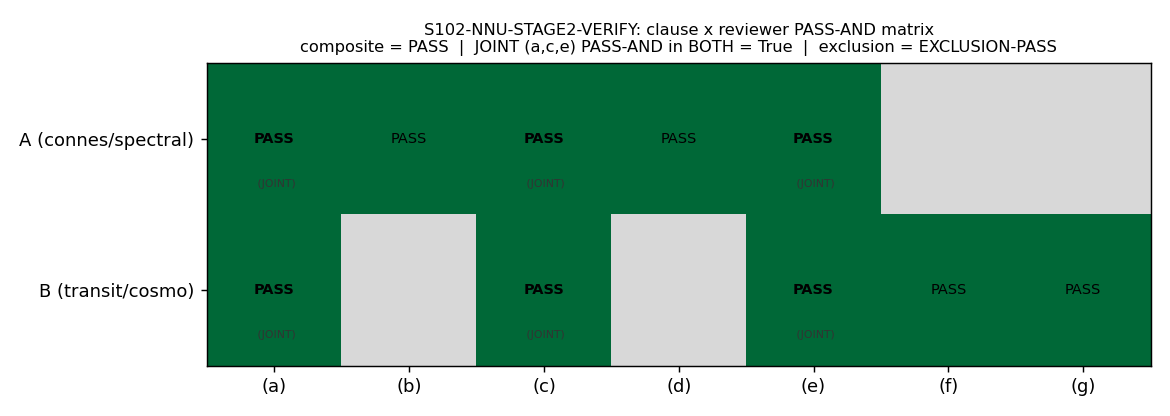

Write the Python code that produced this figure.
#!/usr/bin/env python3
# ---------------------------------------------------------------------------
# S102-NNU-STAGE2-VERIFY — aggregation harness (gate primary executor)
#
# Stage-2 two-agent parallel cross-axis independent-verify per
# joint-theorem-promotion.md §"Stage 2".  Ingests BOTH reviewer clause-verdict
# JSONs and applies the PASS-AND gate operator:
#
#   PASS iff (reviewer_A PASSes {b, d})
#        AND (reviewer_B PASSes {f, g})
#        AND (clause a PASSes in BOTH)
#        AND (clause c PASSes in BOTH)
#        AND (clause e PASSes in BOTH)            [logical AND across all, NOT OR]
#
# This script makes NO new sign/direction/threshold claim of its own — it
# adjudicates whether the registered §VII.BS theorem-tag's clauses survive
# independent cross-axis review (the directional content lives in clauses
# (a)/(d), re-verified FROM FIRST PRINCIPLES by the two reviewers in their
# JSONs, NOT transcribed here).
#
# Substrate framing (GEOMETRIC): the theorem verifies a structural claim about
# the FABRIC's normalization structure — D_K eigenvalues -> a_n spectral moments
# -> dimensionless shapes (the protected Ohat) -> measurement, with M_KK the one
# externally-calibrated dimensional scale entering as the multiplicative w in
# O = w * Ohat.  The gate is the cross-axis adjudication that this O = w * Ohat
# factorization (and its rank-1 covariance signature) is structurally robust.
# ---------------------------------------------------------------------------

# Section 1 — canonical constants (MANDATORY)
import sys as _sys
from pathlib import Path as _Path
_sys.path.insert(0, str((_Path(__file__).resolve().parent.parent / "_shared")))
from canonical_constants import *  # noqa: F401,F403

# Section 2 — standard imports
import hashlib
import json
import time

import numpy as np

# Section 3 — paths + identity
SESSION_DIR = _Path(__file__).resolve().parent
COMPUTATIONS_DIR = SESSION_DIR.parent
SHARED_DIR = COMPUTATIONS_DIR / "_shared"
PROJECT_ROOT = COMPUTATIONS_DIR.parent

SESSION = "S102"                                        # (local)
GATE_ID = "S102-NNU-STAGE2-VERIFY"                      # (local)
SCHEME = "STAGE-2-TWO-AGENT-PARALLEL-CROSS-AXIS"        # (local) plan machinery_pin_map.scheme
CONVENTION = "JOINT-CLAUSES-PASS-AND"                   # (local) plan machinery_pin_map.convention
L_MAX = "N/A"                                           # (local) L-independent Level-1 identity verify

# Inputs (plan §W1-4 input_files / audit_discriminators)
CANONICAL = SHARED_DIR / "canonical_constants.py"                            # (local)
REGISTRY = PROJECT_ROOT / "sessions" / "permanent-results-registry.md"      # (local)
S44_NPZ = PROJECT_ROOT / "computations" / "session-44" / "s44_n3_bdg.npz"   # (local) clause-(b) anchor (A-only leg)
COV_NPZ = SESSION_DIR / "s102_nnu_falsifier_ii_rank1_covariance.npz"        # (local) clause-(a) anchor (B-only leg)
REVIEWER_A_JSON = SESSION_DIR / "s102_nnu_stage2_axisA_verdicts.json"        # (local)
REVIEWER_B_JSON = SESSION_DIR / "s102_nnu_stage2_axisB_verdicts.json"        # (local)

# Pinned canonical SHA (plan §W1-4 input_files.canonical_constants.sha256)
CANONICAL_SHA_PIN = "9f2fe9983ecbbb76a2ba1b3e951cf9275deda8d7f2241576ef23b7f728ba1047"  # (local)

# §VII.BS block extraction anchor (the registered Stage-1 entry being verified)
BS_HEADER_ANCHOR = "### §VII.BS — Normalization Non-Universality"           # (local)

# Gate operator pin (plan operator.form) — clause routing
AXIS_A_SINGLE = ("b", "d")          # (local) connes single-axis clauses
AXIS_B_SINGLE = ("f", "g")          # (local) transit single-axis clauses
JOINT_CLAUSES = ("a", "c", "e")     # (local) PASS-AND across BOTH verdicts

# Exclusion-audit result (run pre-dispatch by orchestrator)
EXCLUSION_AUDIT_RESULT = "EXCLUSION-PASS"                          # (local)
REVIEWERS = ("connes-ncg-theorist", "transit-dynamics-theorist")  # (local) A, B
FALLBACK_FIRED = {"axis_A": False, "axis_B": False}               # (local) none fired

# Output destinations
OUT_NPZ = SESSION_DIR / "s102_nnu_stage2_verify.npz"
OUT_PNG = SESSION_DIR / "s102_nnu_stage2_verify.png"


# ---------------------------------------------------------------------------
# Section 4 — SHA-256 input-pin block + dual-SHA (plan audit_discriminators)
#   audit_sha256_inputs: [script, registry_stage1_entry_sha, reviewer_A_verdict_sha,
#                         reviewer_B_verdict_sha, pinmap]
#   content_sha256_inputs: [script]
# ---------------------------------------------------------------------------
def sha256_of_bytes(b: bytes) -> str:
    return hashlib.sha256(b).hexdigest()


def sha256_of(path: _Path) -> str:
    try:
        return sha256_of_bytes(path.read_bytes())
    except OSError:
        return ""


def extract_bs_block(registry_text: str) -> str:
    """Byte-extract the §VII.BS registry block: header -> next top-level '### ' header."""
    i = registry_text.find(BS_HEADER_ANCHOR)  # (local)
    if i < 0:
        raise RuntimeError("§VII.BS header anchor not found in registry")
    j = registry_text.find("\n### ", i + len(BS_HEADER_ANCHOR))  # (local)
    if j < 0:
        j = len(registry_text)
    return registry_text[i:j]


def closure_hash(pins: dict) -> str:
    """SHA-256 over the ordered (sorted) input-pin map (legacy closure form)."""
    h = hashlib.sha256()  # (local)
    for k, v in sorted(pins.items()):
        h.update(f"{k}={v}\n".encode("utf-8"))
    return h.hexdigest()


def compute_dual_sha(script_path: _Path, bs_block_sha: str,
                     rev_a_sha: str, rev_b_sha: str, pins: dict) -> tuple:
    """audit_sha256 = sha256(script || bs_block_sha || rev_a_sha || rev_b_sha || pinmap_json);
       content_sha256 = sha256(script).  Matches plan audit_discriminators exactly."""
    script_bytes = script_path.read_bytes() if script_path.exists() else b""   # (local)
    pinmap_json = json.dumps(dict(sorted(pins.items())),
                             separators=(",", ":"), sort_keys=True).encode("utf-8")  # (local)
    h_audit = hashlib.sha256()  # (local)
    h_audit.update(script_bytes)
    h_audit.update(bs_block_sha.encode("utf-8"))
    h_audit.update(rev_a_sha.encode("utf-8"))
    h_audit.update(rev_b_sha.encode("utf-8"))
    h_audit.update(pinmap_json)
    h_content = hashlib.sha256(script_bytes)  # (local)
    return h_audit.hexdigest(), h_content.hexdigest()


# ---------------------------------------------------------------------------
# Section 5 — ingest the two reviewer JSONs (on-disk truth)
# ---------------------------------------------------------------------------
def load_reviewer(path: _Path, expect_axis: str, expect_clauses: set) -> dict:
    d = json.loads(path.read_text(encoding="utf-8"))  # (local)
    assert d["axis"] == expect_axis, f"{path.name}: axis {d['axis']} != {expect_axis}"
    have = set(d["clauses"].keys())  # (local)
    assert have == expect_clauses, f"{path.name}: clause set {sorted(have)} != {sorted(expect_clauses)}"
    return d


# ---------------------------------------------------------------------------
# Section 6 — gate operator (PASS-AND; non-numerical adjudication)
# ---------------------------------------------------------------------------
def evaluate_gate(rev_a: dict, rev_b: dict) -> dict:
    """PASS-AND over the two reviewer clause-verdicts per the plan operator.form.

    PASS iff (A PASSes {b,d}) AND (B PASSes {f,g}) AND each JOINT clause (a,c,e) PASSes in BOTH.
    Any clause FAIL -> composite FAIL; any clause INFO (with no FAIL) -> composite INFO.
    """
    ca = rev_a["clauses"]  # (local)
    cb = rev_b["clauses"]  # (local)

    # Axis-A single-axis clauses (b, d): must be PASS in reviewer A
    axis_a_single = {k: ca[k] for k in AXIS_A_SINGLE}                      # (local)
    # Axis-B single-axis clauses (f, g): must be PASS in reviewer B
    axis_b_single = {k: cb[k] for k in AXIS_B_SINGLE}                      # (local)
    # JOINT clauses (a, c, e): must be PASS in BOTH verdicts (logical AND)
    joint = {k: {"A": ca[k], "B": cb[k]} for k in JOINT_CLAUSES}          # (local)
    joint_pass_and = {k: (ca[k] == "PASS" and cb[k] == "PASS")
                      for k in JOINT_CLAUSES}                              # (local)

    # Collect every clause-verdict that participates in the gate
    all_verdicts = (
        list(axis_a_single.values())
        + list(axis_b_single.values())
        + [ca[k] for k in JOINT_CLAUSES]
        + [cb[k] for k in JOINT_CLAUSES]
    )  # (local)

    any_fail = any(v == "FAIL" for v in all_verdicts)   # (local)
    any_info = any(v == "INFO" for v in all_verdicts)   # (local)
    all_pass = all(v == "PASS" for v in all_verdicts)   # (local)

    if any_fail:
        composite = "FAIL"   # (local) — a clause FAILed in some reviewer -> promotion BLOCKED
    elif any_info:
        composite = "INFO"   # (local) — a clause is INFO (ambiguous) -> Stage-2-INFO-deferred
    else:
        assert all_pass
        composite = "PASS"   # (local) — every clause PASSes in its required reviewer(s)

    return {
        "composite": composite,
        "axis_a_single": axis_a_single,
        "axis_b_single": axis_b_single,
        "joint": joint,
        "joint_pass_and": joint_pass_and,
        "all_pass": all_pass,
        "any_fail": any_fail,
        "any_info": any_info,
    }


# ---------------------------------------------------------------------------
# Section 7 — verdict payload (script PRINTS; AGENT calls emit_verdict)
# ---------------------------------------------------------------------------
def print_verdict_payload(verdict: str, value, audit_sha: str, content_sha: str,
                          companion_note: str = "", extra_rows=None) -> dict:
    payload = {
        "session": int(SESSION.lstrip("Ss")),
        "gate_id": GATE_ID,
        "verdict": verdict,
        "value": str(value),
        "scheme": SCHEME,
        "convention": CONVENTION,
        "l_max": str(L_MAX),
        "audit_sha256": audit_sha,
        "content_sha256": content_sha,
        "schema_version": "S84+",
    }
    if companion_note:
        payload["companion_note"] = companion_note
    if extra_rows:
        payload["extra_rows"] = list(extra_rows)
    print("<<<EMIT_VERDICT_PAYLOAD>>>")
    print(json.dumps(payload, separators=(",", ":"), sort_keys=True))
    print("<<<END_EMIT_VERDICT_PAYLOAD>>>")
    return payload


# ---------------------------------------------------------------------------
# Section 8 — plot (clause x reviewer PASS-AND matrix; OPTIONAL per plan)
# ---------------------------------------------------------------------------
def make_plot(rev_a: dict, rev_b: dict, g: dict) -> None:
    import matplotlib
    matplotlib.use("Agg")
    import matplotlib.pyplot as plt

    clauses = ["a", "b", "c", "d", "e", "f", "g"]                      # (local)
    rows = ["A (connes/spectral)", "B (transit/cosmo)"]               # (local)
    # value grid: 1=PASS, 0=FAIL, 0.5=INFO, nan=not-audited-by-this-reviewer
    code = {"PASS": 1.0, "INFO": 0.5, "FAIL": 0.0}                    # (local)
    grid = np.full((2, len(clauses)), np.nan)                        # (local)
    for ci, c in enumerate(clauses):
        if c in rev_a["clauses"]:
            grid[0, ci] = code[rev_a["clauses"][c]]
        if c in rev_b["clauses"]:
            grid[1, ci] = code[rev_b["clauses"][c]]

    fig, ax = plt.subplots(figsize=(9, 3.2))
    masked = np.ma.masked_invalid(grid)                              # (local)
    cmap = plt.cm.RdYlGn.copy()                                     # (local)
    cmap.set_bad(color="0.85")
    ax.imshow(masked, cmap=cmap, vmin=0, vmax=1, aspect="auto")
    ax.set_xticks(range(len(clauses)))
    ax.set_xticklabels([f"({c})" for c in clauses])
    ax.set_yticks(range(2))
    ax.set_yticklabels(rows)
    for ri in range(2):
        for ci, c in enumerate(clauses):
            if not np.isnan(grid[ri, ci]):
                lbl = {1.0: "PASS", 0.5: "INFO", 0.0: "FAIL"}[grid[ri, ci]]  # (local)
                tag = " (JOINT)" if c in JOINT_CLAUSES else ""             # (local)
                ax.text(ci, ri, lbl, ha="center", va="center", fontsize=8,
                        fontweight="bold" if c in JOINT_CLAUSES else "normal")
                ax.text(ci, ri + 0.30, tag, ha="center", va="center", fontsize=6, color="0.2")
    ax.set_title(
        f"{GATE_ID}: clause x reviewer PASS-AND matrix\n"
        f"composite = {g['composite']}  |  JOINT (a,c,e) PASS-AND in BOTH = "
        f"{all(g['joint_pass_and'].values())}  |  exclusion = {EXCLUSION_AUDIT_RESULT}",
        fontsize=9,
    )
    fig.tight_layout()
    fig.savefig(OUT_PNG, dpi=130)
    plt.close(fig)


# ---------------------------------------------------------------------------
# Section 9 — main
# ---------------------------------------------------------------------------
def main() -> int:
    t0 = time.time()  # (local)
    print(f"=== {GATE_ID} — Stage-2 two-agent parallel cross-axis verify (aggregation) ===")

    # 1. Sanity-pin the canonical constants file (plan input pin)
    canon_sha = sha256_of(CANONICAL)  # (local)
    print(f"  canonical_constants.py: {canon_sha[:16]}... "
          f"(pin match: {canon_sha == CANONICAL_SHA_PIN})")

    # 2. Extract the §VII.BS registry block + its SHA (the registered entry being verified)
    reg_text = REGISTRY.read_text(encoding="utf-8")  # (local)
    bs_block = extract_bs_block(reg_text)            # (local)
    bs_block_sha = sha256_of_bytes(bs_block.encode("utf-8"))  # (local)
    print(f"  §VII.BS block: len={len(bs_block)} sha={bs_block_sha[:16]}... (registered Stage-1 entry)")

    # 3. Reviewer JSON SHAs (the two cross-axis verdict files; substrate-input-orthogonality legs)
    rev_a_sha = sha256_of(REVIEWER_A_JSON)  # (local)
    rev_b_sha = sha256_of(REVIEWER_B_JSON)  # (local)
    print(f"  reviewer_A (axisA) sha: {rev_a_sha[:16]}...")
    print(f"  reviewer_B (axisB) sha: {rev_b_sha[:16]}...")

    # 4. Ingest both reviewer clause-verdicts (on-disk truth; schema-asserted)
    rev_a = load_reviewer(REVIEWER_A_JSON, "A", set(AXIS_A_SINGLE) | set(JOINT_CLAUSES))  # {b,d,a,c,e}
    rev_b = load_reviewer(REVIEWER_B_JSON, "B", set(AXIS_B_SINGLE) | set(JOINT_CLAUSES))  # {f,g,a,c,e}
    print(f"  reviewer_A clauses: {rev_a['clauses']}")
    print(f"  reviewer_B clauses: {rev_b['clauses']}")

    # 5. Substrate-input-orthogonality witness (structural ceiling): S44 npz loaded by A-leg only;
    #    covariance npz the B-leg only. We RECORD the SHAs (not re-derive) for the audit trail.
    s44_sha = sha256_of(S44_NPZ)  # (local)
    cov_sha = sha256_of(COV_NPZ)  # (local)
    print(f"  substrate-input-orthogonality: S44 npz (A-only leg) {s44_sha[:16]}...; "
          f"covariance npz (B-only leg) {cov_sha[:16]}...  -> DISJOINT data, STRUCTURAL CEILING")

    # 6. Apply the gate operator (PASS-AND)
    g = evaluate_gate(rev_a, rev_b)  # (local)
    composite = g["composite"]       # (local)
    print(f"  axis_A single (b,d): {g['axis_a_single']}")
    print(f"  axis_B single (f,g): {g['axis_b_single']}")
    print(f"  JOINT (a,c,e) per-reviewer: {g['joint']}")
    print(f"  JOINT_pass_and vector: {g['joint_pass_and']}")
    print(f"  COMPOSITE: {composite}")

    # 7. Build the audit input-pin map (the legacy-closure pins; dual-SHA folds these per the plan)
    pins = {
        "computations/session-102/s102_nnu_stage2_verify.py": "<script-self>",
        "registry_stage1_entry_§VII.BS_block_sha": bs_block_sha,
        "reviewer_A_verdict_sha": rev_a_sha,
        "reviewer_B_verdict_sha": rev_b_sha,
        "canonical_constants_sha": canon_sha,
        "scheme": SCHEME,
        "convention": CONVENTION,
    }  # (local)
    closure = closure_hash(pins)  # (local)
    print(f"  legacy closure: {closure[:16]}... (informational)")

    # 8. Dual SHA (plan audit_discriminators: script||bs_block_sha||rev_a_sha||rev_b_sha||pinmap)
    script_path = _Path(__file__).resolve()  # (local)
    audit_sha, content_sha = compute_dual_sha(script_path, bs_block_sha, rev_a_sha, rev_b_sha, pins)
    print(f"  audit_sha256:   {audit_sha}")
    print(f"  content_sha256: {content_sha}")

    # 9. Record everything to npz (plan output_artifacts.data fields)
    OUT_NPZ.parent.mkdir(parents=True, exist_ok=True)
    np.savez(
        OUT_NPZ,
        gate_id=GATE_ID,
        composite=composite,
        reviewer_A_clause_verdicts=json.dumps(rev_a["clauses"]),
        reviewer_B_clause_verdicts=json.dumps(rev_b["clauses"]),
        reviewer_A_name=rev_a["reviewer"],
        reviewer_B_name=rev_b["reviewer"],
        axis_A_single_clauses=json.dumps(g["axis_a_single"]),
        axis_B_single_clauses=json.dumps(g["axis_b_single"]),
        JOINT_clauses_per_reviewer=json.dumps(g["joint"]),
        JOINT_pass_and_vector=json.dumps(g["joint_pass_and"]),
        all_joint_pass_and=bool(all(g["joint_pass_and"].values())),
        exclusion_audit_result=EXCLUSION_AUDIT_RESULT,
        reviewers=json.dumps(list(REVIEWERS)),
        fallback_fired_flags=json.dumps(FALLBACK_FIRED),
        any_fail=bool(g["any_fail"]),
        any_info=bool(g["any_info"]),
        all_pass=bool(g["all_pass"]),
        bs_block_sha=bs_block_sha,
        reviewer_A_verdict_sha=rev_a_sha,
        reviewer_B_verdict_sha=rev_b_sha,
        s44_npz_sha=s44_sha,
        covariance_npz_sha=cov_sha,
        substrate_input_orthogonality="STRUCTURAL-CEILING-DISJOINT-DATA",
        audit_sha256=audit_sha,
        content_sha256=content_sha,
        scheme=SCHEME,
        convention=CONVENTION,
        L_max=str(L_MAX),
    )
    print(f"  npz written: {OUT_NPZ.name}")

    # 10. Plot (optional)
    try:
        make_plot(rev_a, rev_b, g)
        print(f"  png written: {OUT_PNG.name}")
    except Exception as e:  # noqa: BLE001
        print(f"  (plot skipped: {e})")

    # 11. Verdict payload — companion + extra rows carry the cross-axis adjudication detail
    joint_summary = ",".join(
        f"{k}:A={g['joint'][k]['A']}/B={g['joint'][k]['B']}" for k in JOINT_CLAUSES
    )  # (local)
    companion = (
        f"PASS-AND over 2 reviewers; A{{b,d}}+B{{f,g}}+JOINT(a,c,e) in BOTH; "
        f"exclusion={EXCLUSION_AUDIT_RESULT}; fallbacks=none; "
        f"substrate-input-orthogonality=STRUCTURAL-CEILING"
    )  # (local)
    extra_rows = [
        f"# STAGE2-CROSS-AXIS: reviewer_A=connes-ncg-theorist(spectral) clauses{rev_a['clauses']} "
        f"reviewer_B=transit-dynamics-theorist(transit/cosmo) clauses{rev_b['clauses']}",
        f"# JOINT-PASS-AND: {joint_summary}  all_joint_pass_and={all(g['joint_pass_and'].values())}",
        f"# substrate-input-orthogonality: S44_npz=A-only-leg covariance_npz=B-only-leg "
        f"-> DISJOINT data (structural ceiling, no overlap caveat)",
        f"# Stage-3 note: this PASS-AND is ONE of three Stage-3-PERMANENT criteria "
        f"(item-2 FAIL + item-3 sustained |Corr|=1 are the other two); the tag flip is the "
        f"orchestrator session-end action, NOT this gate",
    ]  # (local)
    print_verdict_payload(composite, f"composite={composite}", audit_sha, content_sha,
                          companion_note=companion, extra_rows=extra_rows)

    print(f"  elapsed: {time.time() - t0:.2f}s")
    return 0


if __name__ == "__main__":
    raise SystemExit(main())
